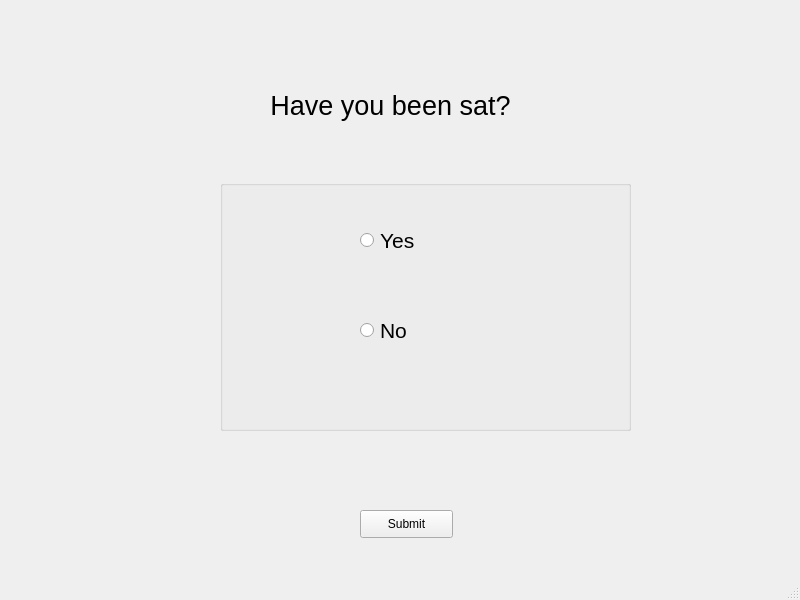
<?xml version="1.0" encoding="UTF-8"?>
<ui version="4.0">
 <class>newWindow</class>
 <widget class="QMainWindow" name="newWindow">
  <property name="geometry">
   <rect>
    <x>0</x>
    <y>0</y>
    <width>800</width>
    <height>600</height>
   </rect>
  </property>
  <property name="windowTitle">
   <string>MainWindow</string>
  </property>
  <widget class="QWidget" name="centralwidget">
   <widget class="QLabel" name="label">
    <property name="geometry">
     <rect>
      <x>80</x>
      <y>30</y>
      <width>621</width>
      <height>151</height>
     </rect>
    </property>
    <property name="font">
     <font>
      <pointsize>20</pointsize>
     </font>
    </property>
    <property name="text">
     <string>Have you been sat?</string>
    </property>
    <property name="alignment">
     <set>Qt::AlignCenter</set>
    </property>
    <property name="wordWrap">
     <bool>false</bool>
    </property>
   </widget>
   <widget class="QGroupBox" name="groupBox">
    <property name="geometry">
     <rect>
      <x>220</x>
      <y>180</y>
      <width>411</width>
      <height>251</height>
     </rect>
    </property>
    <property name="font">
     <font>
      <weight>50</weight>
      <bold>false</bold>
      <underline>false</underline>
      <kerning>true</kerning>
     </font>
    </property>
    <property name="toolTip">
     <string/>
    </property>
    <property name="statusTip">
     <string/>
    </property>
    <property name="autoFillBackground">
     <bool>false</bool>
    </property>
    <property name="title">
     <string/>
    </property>
    <property name="alignment">
     <set>Qt::AlignCenter</set>
    </property>
    <property name="flat">
     <bool>false</bool>
    </property>
    <widget class="QRadioButton" name="radioButton">
     <property name="geometry">
      <rect>
       <x>140</x>
       <y>30</y>
       <width>100</width>
       <height>61</height>
      </rect>
     </property>
     <property name="sizePolicy">
      <sizepolicy hsizetype="Minimum" vsizetype="Fixed">
       <horstretch>0</horstretch>
       <verstretch>0</verstretch>
      </sizepolicy>
     </property>
     <property name="sizeIncrement">
      <size>
       <width>0</width>
       <height>0</height>
      </size>
     </property>
     <property name="baseSize">
      <size>
       <width>0</width>
       <height>0</height>
      </size>
     </property>
     <property name="font">
      <font>
       <pointsize>16</pointsize>
       <weight>50</weight>
       <bold>false</bold>
       <stylestrategy>PreferAntialias</stylestrategy>
      </font>
     </property>
     <property name="contextMenuPolicy">
      <enum>Qt::DefaultContextMenu</enum>
     </property>
     <property name="layoutDirection">
      <enum>Qt::LeftToRight</enum>
     </property>
     <property name="text">
      <string>Yes</string>
     </property>
     <property name="iconSize">
      <size>
       <width>20</width>
       <height>20</height>
      </size>
     </property>
     <property name="shortcut">
      <string>Return</string>
     </property>
    </widget>
    <widget class="QRadioButton" name="radioButton_2">
     <property name="geometry">
      <rect>
       <x>140</x>
       <y>120</y>
       <width>100</width>
       <height>60</height>
      </rect>
     </property>
     <property name="font">
      <font>
       <pointsize>16</pointsize>
      </font>
     </property>
     <property name="text">
      <string>No</string>
     </property>
    </widget>
   </widget>
   <widget class="QPushButton" name="pushButton">
    <property name="geometry">
     <rect>
      <x>360</x>
      <y>510</y>
      <width>93</width>
      <height>28</height>
     </rect>
    </property>
    <property name="text">
     <string>Submit</string>
    </property>
   </widget>
  </widget>
  <widget class="QMenuBar" name="menubar">
   <property name="geometry">
    <rect>
     <x>0</x>
     <y>0</y>
     <width>800</width>
     <height>26</height>
    </rect>
   </property>
  </widget>
  <widget class="QStatusBar" name="statusbar"/>
 </widget>
 <resources/>
 <connections/>
</ui>
